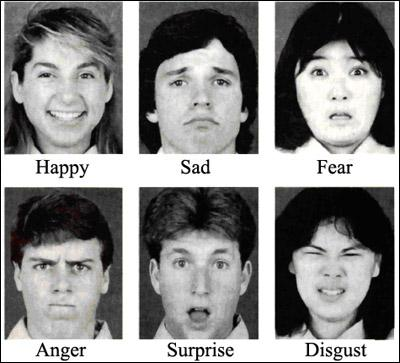
#> input picture Class Work/Day 21 - Image Capture From webCam + Face Detection/2.jpg, 400 x 363 px
$ python test2.py
#> lines starting #> are read from the running program, lines starting #| are printed output that depends on the picture; after the words box and inside, x2 and y2 are one past the last pixel; in counts of white or black regions, pixels touching at a corner belong together
import numpy as np
import cv2 as cv

face_cascade = cv.CascadeClassifier('haarcascade_frontalface_default.xml')
eye_cascade = cv.CascadeClassifier('haarcascade_eye.xml')

img = cv.imread('2.jpg')
#> img is the input picture: shape (363, 400, 3); mean B, G, R 135.3, 136, 136.2

gray = cv.cvtColor(img, cv.COLOR_BGR2GRAY)

faces = face_cascade.detectMultiScale(gray, 1.3, 5)
#> faces = [[290, 37, 95, 95], [291, 221, 85, 85], [16, 37, 100, 100], [14, 230, 98, 98], [147, 39, 108, 108], [149, 220, 108, 108]]

print("Faces",faces)
#| Faces [[290  37  95  95]
#|  [291 221  85  85]
#|  [ 16  37 100 100]
#|  [ 14 230  98  98]
#|  [147  39 108 108]
#|  [149 220 108 108]]

for (x,y,w,h) in faces:

    cv.rectangle(img,(x,y),(x+w,y+h),(255,0,0),2)

    roi_gray = gray[y:y+h, x:x+w]
    roi_color = img[y:y+h, x:x+w]
    eyes = eye_cascade.detectMultiScale(roi_gray)
    print("Eyes",eyes)

    count = 0
    for (ex,ey,ew,eh) in eyes:
        #cv.circle()
        if count == 2:
                break
        count += 1
        cv.rectangle(roi_color,(ex,ey),(ex+ew,ey+eh),(0,255,0),2)
#> this loop made 6 passes
#> (x, y, w, h, eyes) on passes 1, 3, 4, 5, 6: (290, 37, 95, 95, [[17, 23, 23, 23], [56, 22, 25, 25], [34, 64, 29, 29]]), (16, 37, 100, 100, [[17, 25, 26, 26], [57, 26, 25, 25]]), (14, 230, 98, 98, [[15, 22, 27, 27], [51, 25, 25, 25]]), (147, 39, 108, 108, [[18, 31, 24, 24], [62, 31, 24, 24]]), (149, 220, 108, 108, [[19, 29, 27, 27], [58, 31, 25, 25]])
#| Eyes [[17 23 23 23]
#|  [56 22 25 25]
#|  [34 64 29 29]]
#| Eyes ()
#| Eyes [[17 25 26 26]
#|  [57 26 25 25]]
#| Eyes [[15 22 27 27]
#|  [51 25 25 25]]
#| Eyes [[18 31 24 24]
#|  [62 31 24 24]]
#> (further printed lines are left out)
#> pass 1, `roi_gray = gray[y:y+h, x:x+w]`:
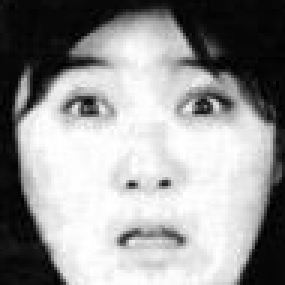
#> roi_gray: shape (95, 95) (shown 3 times larger); min 0, max 255, mean 149.9
#> pass 1, `roi_color = img[y:y+h, x:x+w]`:
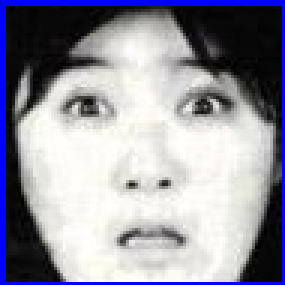
#> roi_color: shape (95, 95, 3) (shown 3 times larger); mean B, G, R 160.9, 147.9, 148.5
#> pass 2, `roi_gray = gray[y:y+h, x:x+w]`:
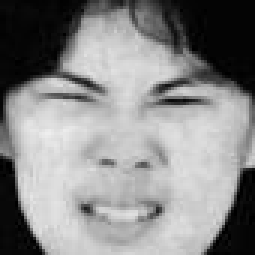
#> roi_gray: shape (85, 85) (shown 3 times larger); min 0, max 238, mean 137.5
#> pass 2, `roi_color = img[y:y+h, x:x+w]`:
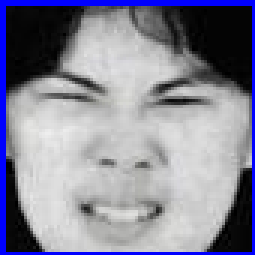
#> roi_color: shape (85, 85, 3) (shown 3 times larger); mean B, G, R 152, 134.5, 134.5
#> after the loop:
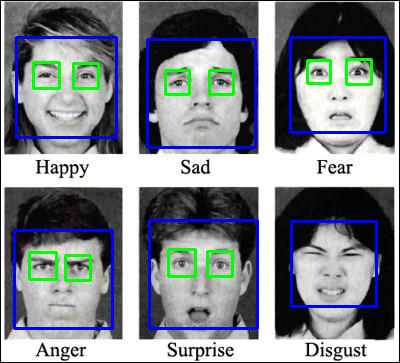
#> img: shape (363, 400, 3); 6.94% of pixels changed, all inside (x1, y1, x2, y2) = (13, 36, 387, 330)
#> after the loop:
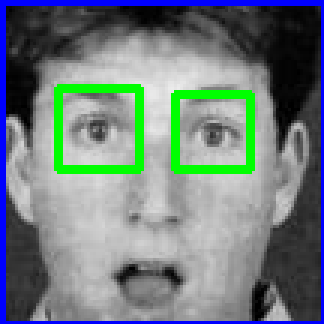
#> roi_color: shape (108, 108, 3) (shown 3 times larger); mean B, G, R 126.2, 125.7, 112.2
#> after the loop:
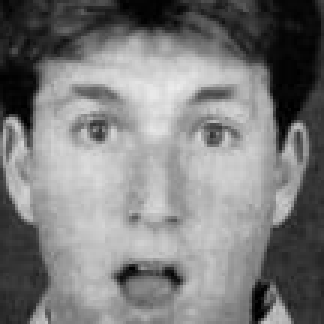
#> roi_gray: shape (108, 108) (shown 3 times larger); min 0, max 235, mean 124.9

cv.imshow('img',img)
cv.waitKey(0)
cv.destroyAllWindows()

$ run again, with Class Work/Day 21 - Image Capture From webCam + Face Detection/download.jpeg copied over Class Work/Day 21 - Image Capture From webCam + Face Detection/2.jpg
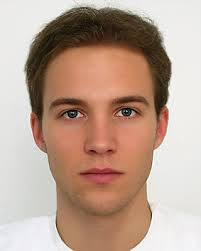
#> input picture Class Work/Day 21 - Image Capture From webCam + Face Detection/download.jpeg, 201 x 251 px
#> img is the input picture: shape (251, 201, 3); mean B, G, R 146.2, 161.5, 187.2
#> `gray = cv.cvtColor(img, cv.COLOR_BGR2GRAY)`:
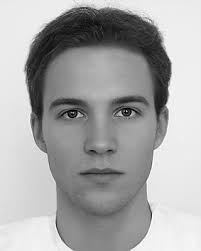
#> gray: shape (251, 201); min 1, max 254, mean 167.5
#> faces = [[28, 56, 144, 144]]
#| Faces [[ 28  56 144 144]]
#> the loop `for (x,y,w,h) in faces: ` made 1 pass
#> (x, y, w, h, eyes) on pass 1: (28, 56, 144, 144, [[80, 39, 34, 34], [23, 37, 39, 39]])
#> (printed output is left out)
#> after the loop `for (x,y,w,h) in faces:`:
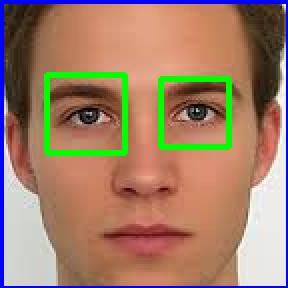
#> roi_color: shape (144, 144, 3) (shown 2 times larger); mean B, G, R 105.5, 127.3, 160.5
